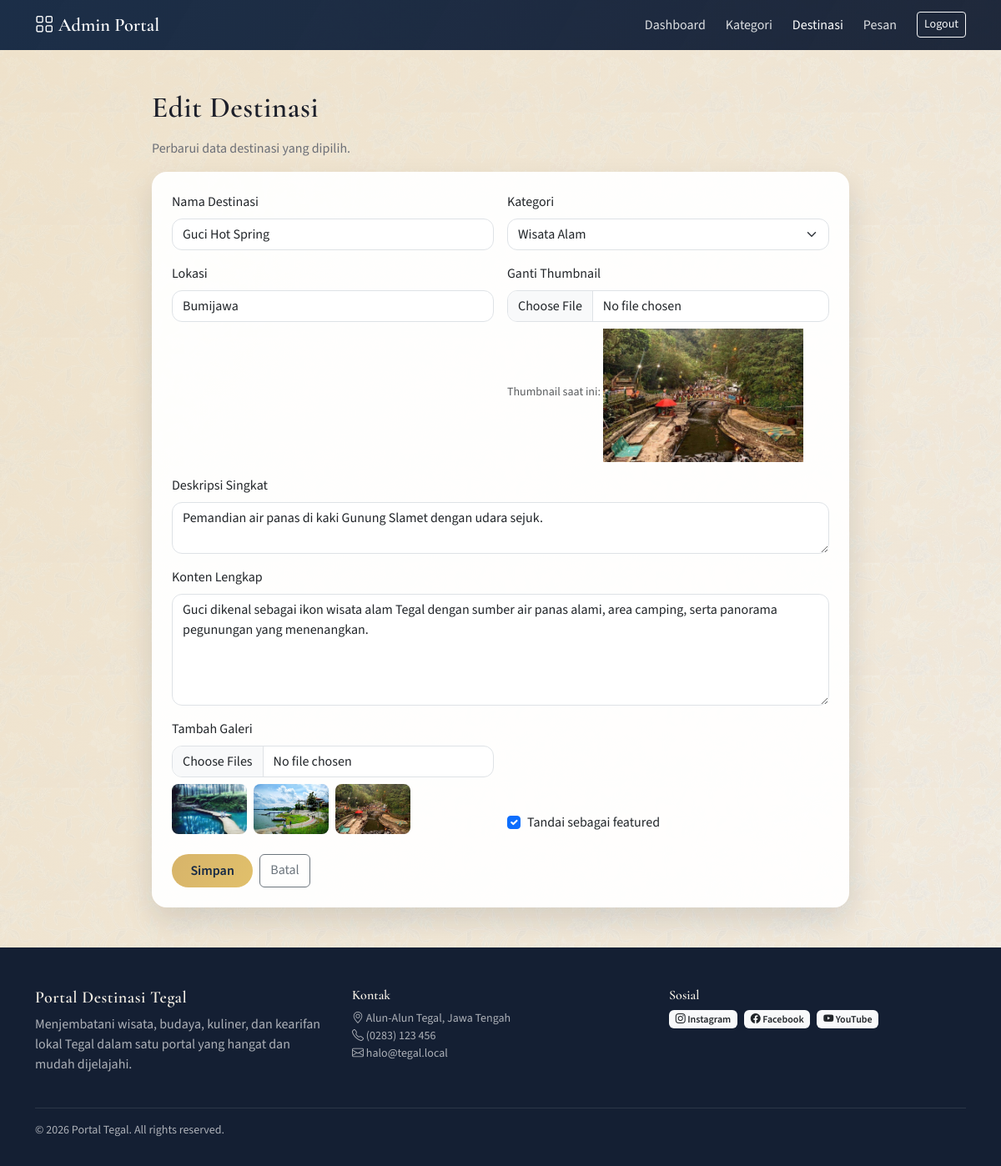
Screenshot of /index.php?route=admin/destinations/edit&id=1 (signed in) with the database file from the repository.
### tables this page shows
CREATE TABLE destinations (
  id INT AUTO_INCREMENT PRIMARY KEY,
  category_id INT NOT NULL,
  name VARCHAR(150) NOT NULL,
  slug VARCHAR(180) NOT NULL UNIQUE,
  location VARCHAR(120) NOT NULL,
  short_desc VARCHAR(255) NOT NULL,
  content TEXT NOT NULL,
  thumbnail VARCHAR(255) DEFAULT NULL,
  is_featured TINYINT(1) NOT NULL DEFAULT 0,
  views INT NOT NULL DEFAULT 0,
  created_at DATETIME NOT NULL DEFAULT CURRENT_TIMESTAMP,
  CONSTRAINT fk_dest_category FOREIGN KEY (category_id) REFERENCES categories(id) ON DELETE RESTRICT
);

CREATE TABLE categories (
  id INT AUTO_INCREMENT PRIMARY KEY,
  name VARCHAR(100) NOT NULL,
  slug VARCHAR(120) NOT NULL UNIQUE
);

### app/helpers.php (called while the page is built, shortened)
<?php
function e($value)
{
    return htmlspecialchars((string) $value, ENT_QUOTES, 'UTF-8');
}
function base_url($path = '')
{
    $base = rtrim(BASE_URL, '/');
    return $base . ($path ? '/' . ltrim($path, '/') : '');
}
function view($template, array $data = [])
{
    $template = trim($template, '/');
    $path = __DIR__ . '/views/' . $template . '.php';
    extract($data, EXTR_SKIP);
    require $path;
}
function image_url($file, $fallback = 'assets/img/praban-lintang.jpg')
{
    $root = dirname(__DIR__);
    $uploadPath = $root . '/assets/uploads/' . $file;
    $localPath = $root . '/assets/img/' . $file;
    if (is_file($localPath)) {
        return base_url('assets/img/' . $file);
    }
    return base_url($fallback);
}

### app/controllers/AdminDestinationsController.php (called while the page is built, shortened)
<?php
class AdminDestinationsController extends BaseController
{
    public function edit()
    {
        $id = (int) ($_GET['id'] ?? 0);
        $categoryModel = new CategoryModel($this->pdo);
        $destinationModel = new DestinationModel($this->pdo);
        $destination = $destinationModel->findById($id);
        $categories = $categoryModel->all('name');
        $this->render('admin/destinations/form', compact(
            'pageTitle',
            'errors',
            'name',
            'categoryId',
            'location',
            'shortDesc',
            'content',
            'isFeatured',
            'categories',
            'formTitle',
            'subtitle',
            'formAction',
            'submitLabel',
            'cancelUrl',
            'isEdit',
            'gallery',
            'destination'
        ), 'admin');
    }
}

### index.php (called while the page is built, shortened)
<?php
require_once __DIR__ . '/app/bootstrap.php';
$routes = require __DIR__ . '/app/routes.php';
$route = trim((string) ($_GET['route'] ?? ''), '/');
[$controllerClass, $method] = $routes[$route];
$controller = new $controllerClass();
$controller->$method();

### app/models/BaseModel.php (called while the page is built, shortened)
<?php
class BaseModel
{
    public function __construct($pdo)
    {
        $this->pdo = $pdo;
    }
}

### app/models/DestinationModel.php (called while the page is built, shortened)
<?php
class DestinationModel extends BaseModel
{
    public function findById($id)
    {
        $stmt = $this->pdo->prepare('SELECT * FROM destinations WHERE id = ?');
        $stmt->execute([(int) $id]);
        return $stmt->fetch();
    }
}

### app/bootstrap.php (called while the page is built, shortened)
<?php
require_once __DIR__ . '/helpers.php';
spl_autoload_register(function ($class) {
    $paths = [
        __DIR__ . '/controllers/' . $class . '.php',
        __DIR__ . '/models/' . $class . '.php',
    ];
    foreach ($paths as $path) {
        if (is_file($path)) {
            return;
        }
    }
});

### app/models/CategoryModel.php (called while the page is built, shortened)
<?php
class CategoryModel extends BaseModel
{
    public function all($orderBy = 'id', $direction = 'ASC')
    {
        $orderBy = $orderBy === 'name' ? 'name' : 'id';
        $direction = strtoupper($direction) === 'DESC' ? 'DESC' : 'ASC';
        $stmt = $this->pdo->query('SELECT id, name, slug FROM categories ORDER BY ' . $orderBy . ' ' . $direction);
        return $stmt->fetchAll();
    }
}

### app/views/admin/destinations/form.php (the view, shortened to what this page needs)
<main class="container my-5" style="max-width: 860px;">
  <h1 class="section-title"><?php echo e($formTitle); ?></h1>
  <p class="section-subtitle"><?php echo e($subtitle); ?></p>
  <form method="post" enctype="multipart/form-data" class="card filter-card p-4" action="<?php echo e($formAction); ?>">
    <div class="row g-3">
      <div class="col-md-6">
        <label class="form-label">Nama Destinasi</label>
        <input type="text" name="name" class="form-control" value="<?php echo e($name); ?>" required>
      </div>
      <div class="col-md-6">
        <label class="form-label">Kategori</label>
        <select name="category_id" class="form-select" required>
          <?php foreach ($categories as $cat) : ?>
            <option value="<?php echo e($cat['id']); ?>" <?php echo $categoryId === (int) $cat['id'] ? 'selected' : ''; ?>><?php echo e($cat['name']); ?></option>
          <?php endforeach; ?>
        </select>
      </div>
      <div class="col-md-6">
        <label class="form-label">Lokasi</label>
        <input type="text" name="location" class="form-control" value="<?php echo e($location); ?>">
      </div>
      <div class="col-md-6">
        <label class="form-label"><?php echo $isEdit ? 'Ganti Thumbnail' : 'Thumbnail'; ?></label>
        <input type="file" name="thumbnail" class="form-control" accept=".jpg,.jpeg,.png,.webp">
        <?php if ($isEdit) : ?>
          <small class="text-muted">Thumbnail saat ini:</small>
          <img src="<?php echo e(image_url($destination['thumbnail'])); ?>" alt="Thumbnail" class="img-fluid mt-2" style="max-height: 160px;">
        <?php endif; ?>
      </div>
      <div class="col-12">
        <label class="form-label">Deskripsi Singkat</label>
        <textarea name="short_desc" class="form-control" rows="2" required><?php echo e($shortDesc); ?></textarea>
      </div>
      <div class="col-12">
        <label class="form-label">Konten Lengkap</label>
        <textarea name="content" class="form-control" rows="5" required><?php echo e($content); ?></textarea>
      </div>
      <div class="col-md-6">
        <label class="form-label"><?php echo $isEdit ? 'Tambah Galeri' : 'Galeri (opsional)'; ?></label>
        <input type="file" name="gallery[]" class="form-control" accept=".jpg,.jpeg,.png,.webp" multiple>
        <?php if ($isEdit && $gallery) : ?>
          <div class="d-flex gap-2 flex-wrap mt-2">
            <?php foreach ($gallery as $img) : ?>
              <img src="<?php echo e(image_url($img)); ?>" alt="Galeri" style="width: 90px; height: 60px; object-fit: cover; border-radius: 8px;">
            <?php endforeach; ?>
          </div>
        <?php endif; ?>
      </div>
      <div class="col-md-6 d-flex align-items-end">
        <div class="form-check">
          <input class="form-check-input" type="checkbox" name="is_featured" id="isFeatured" <?php echo $isFeatured ? 'checked' : ''; ?>>
          <label class="form-check-label" for="isFeatured">Tandai sebagai featured</label>
        </div>
      </div>
    </div>
    <div class="d-flex gap-2 mt-4">
      <button type="submit" class="btn btn-cta"><?php echo e($submitLabel); ?></button>
      <a href="<?php echo e($cancelUrl); ?>" class="btn btn-outline-secondary">Batal</a>
    </div>
  </form>
</main>

### assets/css/style.css (style rules this page uses)
:root { --color-primary: #172a45; --color-secondary: #8a4f3b; --color-accent: #d7b46a; --color-neutral: #f2e7d2; --color-sand: #f7f2e9; --color-ink: #1c1f2a; --color-muted: #6c6f77; --shadow-soft: 0 15px 35px rgba(17, 24, 39, 0.12); --radius-lg: 20px; }
body { font-family: "Source Sans 3", "Segoe UI", sans-serif; color: var(--color-ink); background-color: var(--color-neutral); background-image: linear-gradient(120deg, rgba(242, 231, 210, 0.96), rgba(247, 242, 233, 0.94)), url("../img/batik.webp"); background-size: auto, 240px; background-attachment: fixed; }
h1, h2, h3, h4, h5, .section-title { font-family: "Cormorant Garamond", "Times New Roman", serif; letter-spacing: 0.5px; }
a { color: var(--color-primary); text-decoration: none; }
.btn-cta { background: linear-gradient(120deg, var(--color-accent), #e1c06b); color: var(--color-primary); border: none; border-radius: 999px; padding: 0.5rem 1.4rem; font-weight: 600; }
.section-title { font-size: 2.2rem; margin-bottom: 1rem; }
.section-subtitle { color: var(--color-muted); }
.filter-card { border-radius: 18px; border: none; box-shadow: var(--shadow-soft); background: rgba(255, 255, 255, 0.94); }
.form-control, .form-select { border-radius: 12px; }

### rows the page displays
destinations: name "Guci Hot Spring", category_id "Wisata Alam", location "Bumijawa", thumbnail (picture), short_desc "Pemandian air panas di kaki Gunung Slamet dengan udara sejuk.", content "Guci dikenal sebagai ikon wisata alam Tegal dengan sumber air panas alami, area camping, serta panorama pegunungan yang menenangkan.", is_featured "☑"

### other values shown
$formTitle "Edit Destinasi"
$subtitle "Perbarui data destinasi yang dipilih."
$submitLabel "Simpan"
